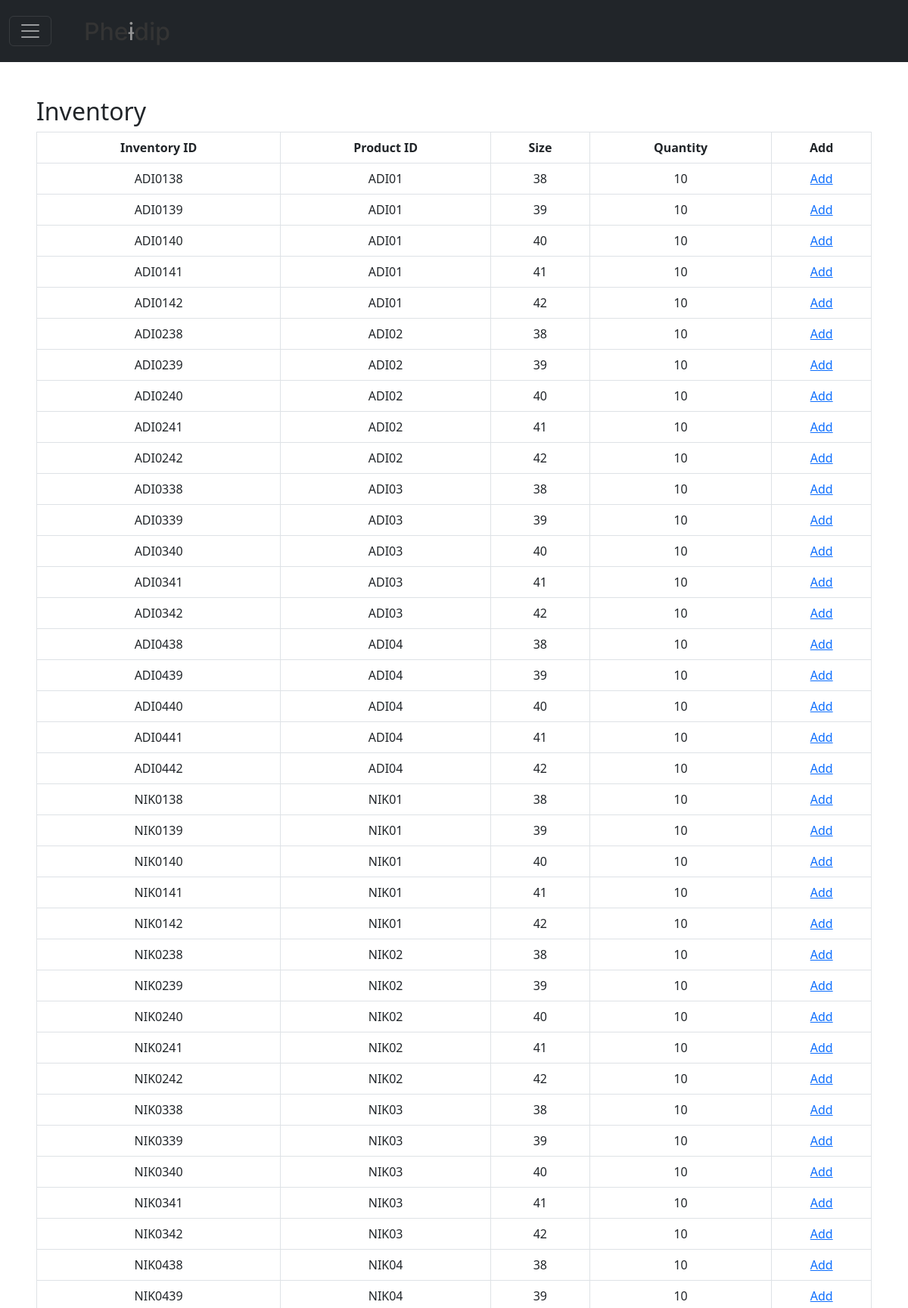
The page /inventory.php (signed in, upper part) on the database as committed earlier.
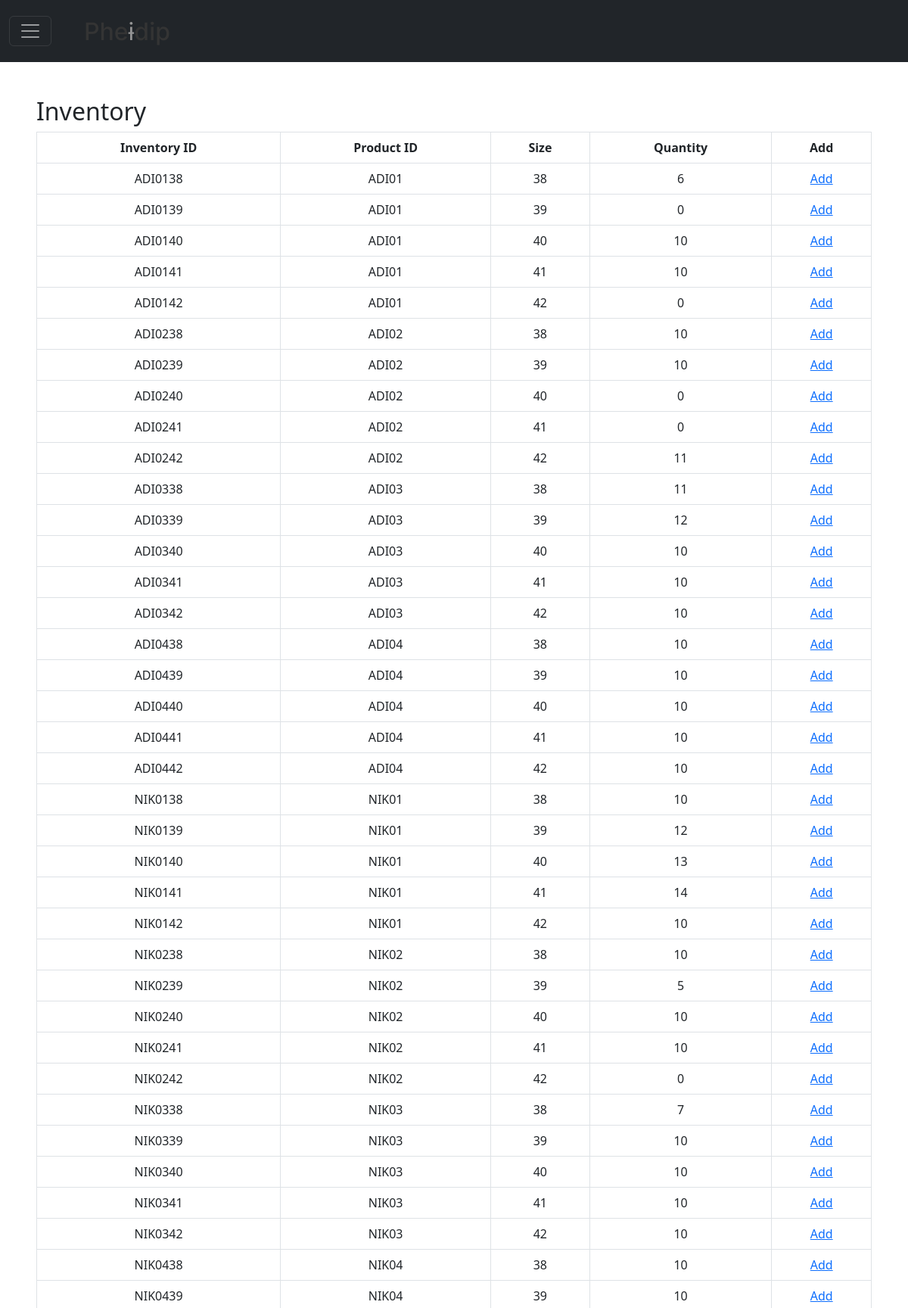
The same page on the database as committed later.
### tables this page shows
CREATE TABLE `tbInventory`(
    `InventoryID` varchar(53) NOT NULL,
    `ProductID` varchar(50) NOT NULL,
    `Size` varchar(3) NOT NULL,
    `Quantity` int NOT NULL,
    PRIMARY KEY (InventoryID)
);

### inventory.php (the view, shortened to what this page needs)
<?php
include_once 'php/DBConnect.php';
$queryInventory = "SELECT * FROM `tbInventory`";
$rsInventory = mysqli_query($conn, $queryInventory);
include 'php/htmlHead.php';
include 'php/sidebar.php';
?>
<section class="mx-5" style="margin-top: 8rem;">
  <h2>Inventory</h2>
  <table class="table table-hove table-bordered text-center">
    <tr>
      <th>Inventory ID</th>
      <th>Product ID</th>
      <th>Size</th>
      <th>Quantity</th>
      <th colspan="2">Add</th>
    </tr>
    <?php
    while ($rcInventory = mysqli_fetch_array($rsInventory)) :
    ?>
      <tr>
        <td><?= $rcInventory[0]; ?></td>
        <td><?= $rcInventory[1]; ?></td>
        <td><?= $rcInventory[2]; ?></td>
        <td><?= $rcInventory[3]; ?></td>
        <td><a href="addInventory.php?id='<?= $rcInventory[0]; ?>'">Add</a></td>
      </tr>
    <?php
    endwhile;
    ?>
  </table>
</section>
<?php
include 'php/htmlBody.php';
?>

### php/htmlHead.php
<?php
echo '
<!DOCTYPE html>
<html lang="en">
<head>
    <meta charset="UTF-8" />
    <meta http-equiv="X-UA-Compatible" content="IE=edge" />
    <meta name="viewport" content="width=device-width, initial-scale=1.0" />
    <title>' . $pageTitle . '</title>
    <link
      href="https://cdn.jsdelivr.net/npm/bootstrap@5.2.1/dist/css/bootstrap.min.css"
      rel="stylesheet"
    />
    <link
      rel="stylesheet"
      href="https://cdn.jsdelivr.net/npm/bootstrap-icons@1.9.1/font/bootstrap-icons.css"
    />
    <link
      rel="stylesheet"
      href="https://unpkg.com/flickity@2/dist/flickity.min.css"
    />
    <link rel="preconnect" href="https://fonts.googleapis.com" />
    <link rel="preconnect" href="https://fonts.gstatic.com" crossorigin />
    <link
      href="https://fonts.googleapis.com/css2?family=Montserrat&display=swap"
      rel="stylesheet"
    />
    <link rel="stylesheet" href="css/main.css" />
    <link rel="stylesheet" href="css/component.css" />
    <style>
    .product-card {
      display: flex;
    }
    .product-card-item {
      margin-right: 0.5rem;
    }
    .product-card-img {
      width: 10rem;
    }
    .quantity {
      width: 3rem;
    }
    .table thead th {
      font-size: large;
    }
  </style>
</head>
<body>
';

### php/sidebar.php (shortened to what this page needs)
<nav class="navbar navbar-dark bg-dark fixed-top">
  <div class="container-fluid justify-content-start">
    <button
      class="navbar-toggler"
      type="button"
      data-bs-toggle="offcanvas"
      data-bs-target="#offcanvasDarkNavbar"
      aria-controls="offcanvasDarkNavbar"
    >
      <span class="navbar-toggler-icon"></span>
    </button>
    <a class="navbar-brand" href="#"
      ><img src="img/source/Logo.png " alt=""
    /></a>
  </div>
</nav>

### php/htmlBody.php
<?php
echo '
    <script src="https://unpkg.com/flickity@2/dist/flickity.pkgd.min.js"></script>
    <script src="https://cdn.jsdelivr.net/npm/bootstrap@5.2.1/dist/js/bootstrap.bundle.min.js"></script>
    <script src="https://ajax.googleapis.com/ajax/libs/jquery/3.5.1/jquery.min.js"></script>
</body>
</html>
';

Rows that differ between the two databases and show on the page:
changed tbinventory "ADI0138": Quantity "10" → "6"
changed tbinventory "ADI0139": Quantity "10" → "0"
changed tbinventory "ADI0142": Quantity "10" → "0"
changed tbinventory "ADI0240": Quantity "10" → "0"
changed tbinventory "ADI0241": Quantity "10" → "0"
changed tbinventory "ADI0242": Quantity "10" → "11"
changed tbinventory "ADI0338": Quantity "10" → "11"
changed tbinventory "ADI0339": Quantity "10" → "12"
changed tbinventory "NIK0139": Quantity "10" → "12"
changed tbinventory "NIK0140": Quantity "10" → "13"
changed tbinventory "NIK0141": Quantity "10" → "14"
changed tbinventory "NIK0239": Quantity "10" → "5"
changed tbinventory "NIK0242": Quantity "10" → "0"
changed tbinventory "NIK0338": Quantity "10" → "7"
